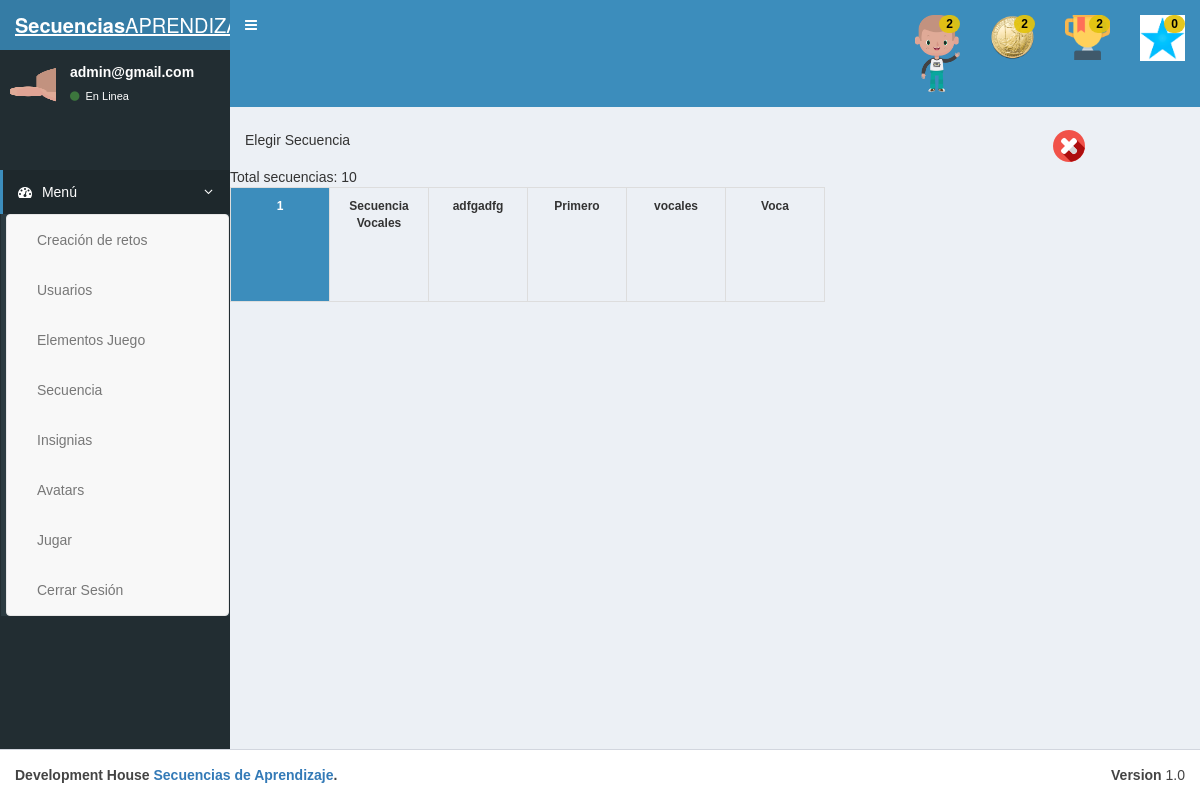
The page /secuencias/php/jugar.php (signed in) on the database its author committed.
### tables this page shows
CREATE TABLE IF NOT EXISTS `insignia` (
  `id_insignia` bigint(20) NOT NULL AUTO_INCREMENT COMMENT 'este campo representa la llave primaria PK de la tabla insignia',
  `nombre_insignia` varchar(255) NOT NULL COMMENT 'este campo almacena el nombre de la insignia ',
  `foto_insignia` varchar(255) NOT NULL COMMENT 'este campo almacena la dirección de la imagen de la insignia',
  `aciertos` int(11) NOT NULL COMMENT 'este campo almacena el número de aciertos consecutivos para ganar una insignia ',
  PRIMARY KEY (`id_insignia`),
  UNIQUE KEY `nombre_insignia` (`nombre_insignia`,`aciertos`)
);

### secuencias/config/conexion.php (called while the page is built, shortened)
<?php
$url_raiz = str_replace("\\","/",dirname(__FILE__));
$url_raiz = str_replace($_SERVER['DOCUMENT_ROOT'],"",$url_raiz);
$url_raiz = "//".$_SERVER['SERVER_NAME']."/".$url_raiz;
$url_raiz =  str_replace("config","",$url_raiz);
 ?>

### secuencias/php/jugar.php (the view, shortened to what this page needs)
<?php
require(dirname(__FILE__)."/../config/conexion.php");
require_once(dirname(__FILE__)."/../config/funciones.php");
$sql_seguimiento = "SELECT `id_seguimiento_reto`, `reto`, `usuario`, `aprobado`, `fecha`, `h_inicio`, `h_fin`, `marcado` FROM `seguimiento_reto` WHERE `usuario` = '".$_SESSION['id_usuarios']."'";
    $consulta_seguimiento = $mysqli->query($sql_seguimiento);
    $secuencias_retos = array();
    while($row_seguimiento = $consulta_seguimiento->fetch_assoc()){
    $secuencias_retos[] = $row_seguimiento['reto'];
    }
?>
<div class="row">
    <div class="col-md-10">
<?php
if (!isset($_COOKIE['secuencia_actual'])){
echo "Elegir Secuencia";
}
?>
</div>
<div class="col-md-2">
<input type="image" src="../img/cancel.png" onclick="document.location.href='?reset'" value="Reiniciar" title="Reiniciar">
    </div>
<?php if (isset($hablar) and $hablar!=""){ ?>
<?php }else{ ?>
<?php
if (isset($_SESSION['tipo']) and $_SESSION['tipo']=="admin"){
$sql_secuencias = "SELECT `secuencia`.* FROM `secuencia` inner join `reto` on `secuencia`.`id_secuencia` = `reto`.`id_secuencia`";
}else if (isset($_SESSION['tipo']) and $_SESSION['tipo']=="docente"){
if (!isset($_SESSION['id_asignacion'])){
   header("Location: elegir_grupo.php");
}
$sql_secuencias = "SELECT `secuencia`.* FROM `secuencia` inner join `reto` on `secuencia`.`id_secuencia` = `reto`.`id_secuencia` WHERE  `secuencia`.`asignacion` = '".$_SESSION['id_asignacion']."'";
}
$consulta = $mysqli->query($sql_secuencias);
echo "Total secuencias: ".$consulta->num_rows."<br>";
    while($row = $consulta->fetch_assoc()){
        $nombres_secuencias[$row['id_secuencia']] = $row['nombre_secuencia'];
    }
    $secuenciasretos_array = secuenciasretos_array($secuencias_retos);
    echo '<ul class="bs-glyphicons">';
    if (count($nombres_secuencias)>0)
    foreach ($nombres_secuencias as $id_secuencias_reto => $nombre_secuencia){
        echo "<span  ";
        if (!isset($_SESSION['secuencia_actual']))
            echo " onclick='grabarcookie(\"secuencia_actual\",\"".$id_secuencias_reto."\");document.location.href=\"jugar.php\"'";
        echo ">";
        if (isset($secuenciasretos_array[$id_secuencias_reto]) and $secuenciasretos_array[$id_secuencias_reto]==$nombre_secuencia)
        echo "<li class='visitado' style='width: 100px;'>";
        else
        echo "<li class='novisitado' style='width: 100px;'>";
        echo $nombre_secuencia;
        echo "</li></span>";
    }
    echo "</ul>";
}
?>
</div>
</div>
<?php
include ("../plantilla/jugadores.php");
 ?>

### secuencias/config/funciones.php (shortened to what this page needs)
    <?php
function insignias_ganadas($usuario=""){
   if ($usuario=="") $usuario=$_SESSION['id_usuarios'];
   require ("conexion.php");
 $sql = "SELECT `insignia`.`id_insignia`, `insignia`.`nombre_insignia`, `insignia`.`foto_insignia`, `insignia`.`aciertos`, count(`insignias_usuario`.`id_insignia`) as cantidad_insignias FROM `insignia` left join `insignias_usuario` on `insignia`.`id_insignia` = `insignias_usuario`.`id_insignia` and `insignias_usuario`.`id_usuario` ='".$usuario."' group by `insignia`.`id_insignia` order by aciertos asc";
 $consulta = $mysqli->query($sql);
    while ($row = $consulta->fetch_assoc()){
       ?>
       <li title="<?php echo $row['aciertos']; ?> Aciertos consecutivos" class="insignias_ganadas_menu">
       <a><img width="45px" src="<?php echo $url_raiz ?>img/<?php echo "insignias/".$row['foto_insignia']; ?>"><span class="badge"><?php echo $row['cantidad_insignias']; ?></span></a>
       </li>
       <?php
    }
}
 ?>
<?php
function secuenciasretos_array($secuencias_retos){
    require ("conexion.php");
    $nombres_secuencias = array();
    foreach ($secuencias_retos as $secuencias_reto){
    $sql = "SELECT * FROM `reto` inner join `secuencia` on `secuencia`.`id_secuencia` = `reto`.`id_secuencia` WHERE `id_reto` = '".$secuencias_reto."'";
    $consulta = $mysqli->query($sql);
        while($row = $consulta->fetch_assoc()){
            $nombres_secuencias[$row['id_secuencia']] = $row['nombre_secuencia'];
        }
    }
    return $nombres_secuencias;
}
?>

### secuencias/css/estilo.css (style rules this page uses)
body { overflow-x:none; font-family: "Comic Sans MS",cursive,sans-serif; }

### secuencias/plantilla/jugadores.php (style rules this page uses)
.insignias_ganadas_menu span { float: right; margin-left: -22px; z-index: 2; position: relative; background-color: rgba(226, 195, 14, 0.93); color: #000; }

### secuencias/php/jugar.php (style rules this page uses)
.visitado { font-size:30pt; font-weight:bold; color:#fff; background-color:#3c8dbc; }
.novisitado { font-size:30pt; font-weight:bold; }
.bs-glyphicons { padding-left:0;padding-bottom:1px;margin-bottom:20px;list-style:none;overflow:hidden; }
.bs-glyphicons li { float:left;width:25%;height:115px;padding:10px;margin:0 -1px -1px 0;font-size:12px;line-height:1.4;text-align:center;border:1px solid #ddd; }
@media (min-width: 768px) { .bs-glyphicons li { width:12.5%; } }

### rows shown on the page
insignia: foto_insignia (picture), cantidad_insignias "2"
insignia: foto_insignia (picture), cantidad_insignias "2"
insignia: foto_insignia (picture), cantidad_insignias "2"
insignia: foto_insignia (picture), cantidad_insignias "0"

### other values the page prints
$_SESSION['email'] "admin@gmail.com"
$consulta->num_rows "10"
$nombre_secuencia "1"
$nombre_secuencia "Secuencia Vocales"
$nombre_secuencia "adfgadfg"
$nombre_secuencia "Primero"
$nombre_secuencia "vocales"
$nombre_secuencia "Voca"
